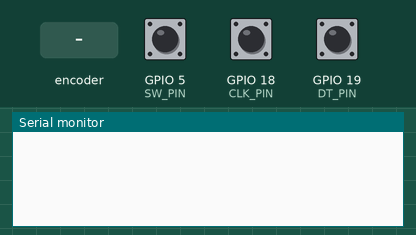
Recording of a program running on a simulated ESP32. On the bench: the last lines printed to the serial monitor. The test bench sets the inputs (shaded band); at power-on: GPIO 5 (SW_PIN) HIGH, GPIO 18 (CLK_PIN) HIGH, GPIO 19 (DT_PIN) HIGH.

Above: at 1.2 s.
1.3 s: rotary encoder on GPIO 18 (CLK_PIN) / GPIO 19 (DT_PIN) turned 1 step (first pin leading)
At 2.3 s:
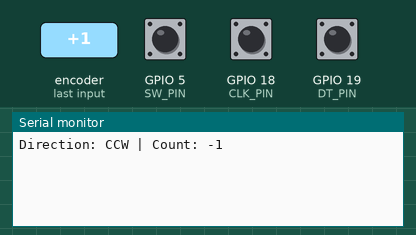
3.0 s: GPIO 5 (SW_PIN) pulled LOW for 0.15 s
At 4.2 s:
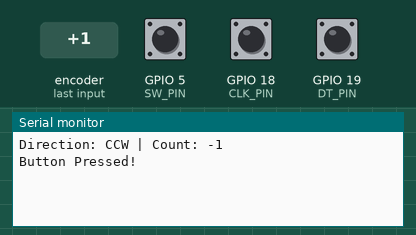
4.6 s: rotary encoder on GPIO 18 (CLK_PIN) / GPIO 19 (DT_PIN) turned 2 steps (second pin leading)
At 5.9 s:
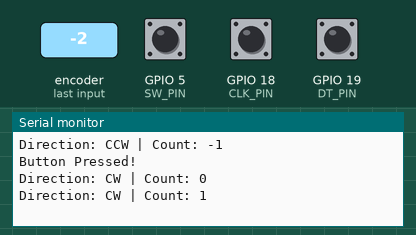

The program:

main.cpp
```cpp
#include <Arduino.h>

// Define pins
#define CLK_PIN 18
#define DT_PIN  19
#define SW_PIN  5

int counter = 0;
int currentStateCLK;
int lastStateCLK;
unsigned long lastButtonPress = 0;

void setup() {
  Serial.begin(115200);

  // Setup pins
  pinMode(CLK_PIN, INPUT);
  pinMode(DT_PIN, INPUT);
  pinMode(SW_PIN, INPUT_PULLUP);

  // Read the initial state of CLK
  lastStateCLK = digitalRead(CLK_PIN);
}

void loop() {
  // 1. Read Rotation
  currentStateCLK = digitalRead(CLK_PIN);

  // If CLK has changed, a pulse occurred
  if (currentStateCLK != lastStateCLK && currentStateCLK == 1) {
    // If the DT state is different from the CLK state,
    // the encoder is rotating CCW
    if (digitalRead(DT_PIN) != currentStateCLK) {
      counter--;
    } else {
      // Encoder is rotating CW
      counter++;
    }
    Serial.print("Direction: ");
    Serial.print(digitalRead(DT_PIN) != currentStateCLK ? "CCW" : "CW");
    Serial.print(" | Count: ");
    Serial.println(counter);
  }
  lastStateCLK = currentStateCLK;

  // 2. Read Button Press
  int btnState = digitalRead(SW_PIN);
  if (btnState == LOW) {
    // Basic debouncing
    if (millis() - lastButtonPress > 50) {
      Serial.println("Button Pressed!");
    }
    lastButtonPress = millis();
  }

  // No delay here! We need high-speed polling for the encoder.
}
```

Measured:
- after the input at 1.3 s, the serial monitor: prints a new line after 0.05 s (image 1)
- after the input at 3.0 s, the serial monitor: prints a new line at once (image 2)
- after the input at 4.6 s, the serial monitor: prints a new line after 0.08 s (image 3)
